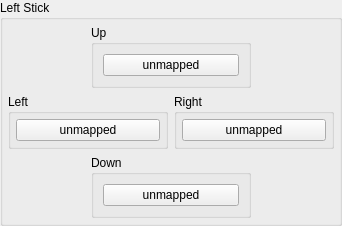
            <widget class="QGroupBox" name="gb_left_stick">
             <property name="sizePolicy">
              <sizepolicy hsizetype="Expanding" vsizetype="Fixed">
               <horstretch>0</horstretch>
               <verstretch>0</verstretch>
              </sizepolicy>
             </property>
             <property name="minimumSize">
              <size>
               <width>0</width>
               <height>0</height>
              </size>
             </property>
             <property name="title">
              <string>Left Stick</string>
             </property>
             <layout class="QVBoxLayout" name="gb_left_stick_layout">
              <property name="leftMargin">
               <number>5</number>
              </property>
              <property name="topMargin">
               <number>5</number>
              </property>
              <property name="rightMargin">
               <number>5</number>
              </property>
              <property name="bottomMargin">
               <number>5</number>
              </property>
              <item>
               <widget class="QWidget" name="left_stick_up" native="true">
                <property name="maximumSize">
                 <size>
                  <width>16777215</width>
                  <height>2121</height>
                 </size>
                </property>
                <layout class="QHBoxLayout" name="left_stick_up_layout">
                 <property name="leftMargin">
                  <number>0</number>
                 </property>
                 <property name="topMargin">
                  <number>0</number>
                 </property>
                 <property name="rightMargin">
                  <number>0</number>
                 </property>
                 <property name="bottomMargin">
                  <number>0</number>
                 </property>
                 <item>
                  <widget class="QGroupBox" name="gb_left_stick_up">
                   <property name="minimumSize">
                    <size>
                     <width>160</width>
                     <height>0</height>
                    </size>
                   </property>
                   <property name="maximumSize">
                    <size>
                     <width>124</width>
                     <height>16777215</height>
                    </size>
                   </property>
                   <property name="title">
                    <string>Up</string>
                   </property>
                   <layout class="QVBoxLayout" name="verticalLayout_10">
                    <item>
                     <widget class="QRightClickButton" name="LStickUpButton">
                      <property name="focusPolicy">
                       <enum>Qt::FocusPolicy::NoFocus</enum>
                      </property>
                      <property name="text">
                       <string>unmapped</string>
                      </property>
                     </widget>
                    </item>
                   </layout>
                  </widget>
                 </item>
                </layout>
               </widget>
              </item>
              <item>
               <layout class="QHBoxLayout" name="layout_left_stick_left_right">
                <item>
                 <widget class="QGroupBox" name="gb_left_stick_left">
                  <property name="minimumSize">
                   <size>
                    <width>160</width>
                    <height>0</height>
                   </size>
                  </property>
                  <property name="title">
                   <string>Left</string>
                  </property>
                  <layout class="QVBoxLayout" name="gb_left_stick_left_layout">
                   <property name="leftMargin">
                    <number>5</number>
                   </property>
                   <property name="topMargin">
                    <number>5</number>
                   </property>
                   <property name="rightMargin">
                    <number>5</number>
                   </property>
                   <property name="bottomMargin">
                    <number>5</number>
                   </property>
                   <item>
                    <widget class="QRightClickButton" name="LStickLeftButton">
                     <property name="focusPolicy">
                      <enum>Qt::FocusPolicy::NoFocus</enum>
                     </property>
                     <property name="text">
                      <string>unmapped</string>
                     </property>
                    </widget>
                   </item>
                  </layout>
                 </widget>
                </item>
                <item>
                 <widget class="QGroupBox" name="gb_left_stick_right">
                  <property name="minimumSize">
                   <size>
                    <width>160</width>
                    <height>0</height>
                   </size>
                  </property>
                  <property name="maximumSize">
                   <size>
                    <width>16777215</width>
                    <height>16777215</height>
                   </size>
                  </property>
                  <property name="title">
                   <string>Right</string>
                  </property>
                  <layout class="QVBoxLayout" name="gb_left_stick_right_layout">
                   <property name="leftMargin">
                    <number>5</number>
                   </property>
                   <property name="topMargin">
                    <number>5</number>
                   </property>
                   <property name="rightMargin">
                    <number>5</number>
                   </property>
                   <property name="bottomMargin">
                    <number>5</number>
                   </property>
                   <item>
                    <widget class="QRightClickButton" name="LStickRightButton">
                     <property name="focusPolicy">
                      <enum>Qt::FocusPolicy::NoFocus</enum>
                     </property>
                     <property name="text">
                      <string>unmapped</string>
                     </property>
                    </widget>
                   </item>
                  </layout>
                 </widget>
                </item>
               </layout>
              </item>
              <item>
               <widget class="QWidget" name="left_stick_down" native="true">
                <layout class="QHBoxLayout" name="left_stick_down_layout">
                 <property name="leftMargin">
                  <number>0</number>
                 </property>
                 <property name="topMargin">
                  <number>0</number>
                 </property>
                 <property name="rightMargin">
                  <number>0</number>
                 </property>
                 <property name="bottomMargin">
                  <number>0</number>
                 </property>
                 <item>
                  <widget class="QGroupBox" name="gb_left_stick_down">
                   <property name="minimumSize">
                    <size>
                     <width>160</width>
                     <height>0</height>
                    </size>
                   </property>
                   <property name="maximumSize">
                    <size>
                     <width>124</width>
                     <height>21212</height>
                    </size>
                   </property>
                   <property name="title">
                    <string>Down</string>
                   </property>
                   <layout class="QVBoxLayout" name="verticalLayout_8">
                    <item>
                     <widget class="QRightClickButton" name="LStickDownButton">
                      <property name="focusPolicy">
                       <enum>Qt::FocusPolicy::NoFocus</enum>
                      </property>
                      <property name="text">
                       <string>unmapped</string>
                      </property>
                     </widget>
                    </item>
                   </layout>
                  </widget>
                 </item>
                </layout>
               </widget>
              </item>
             </layout>
            </widget>
